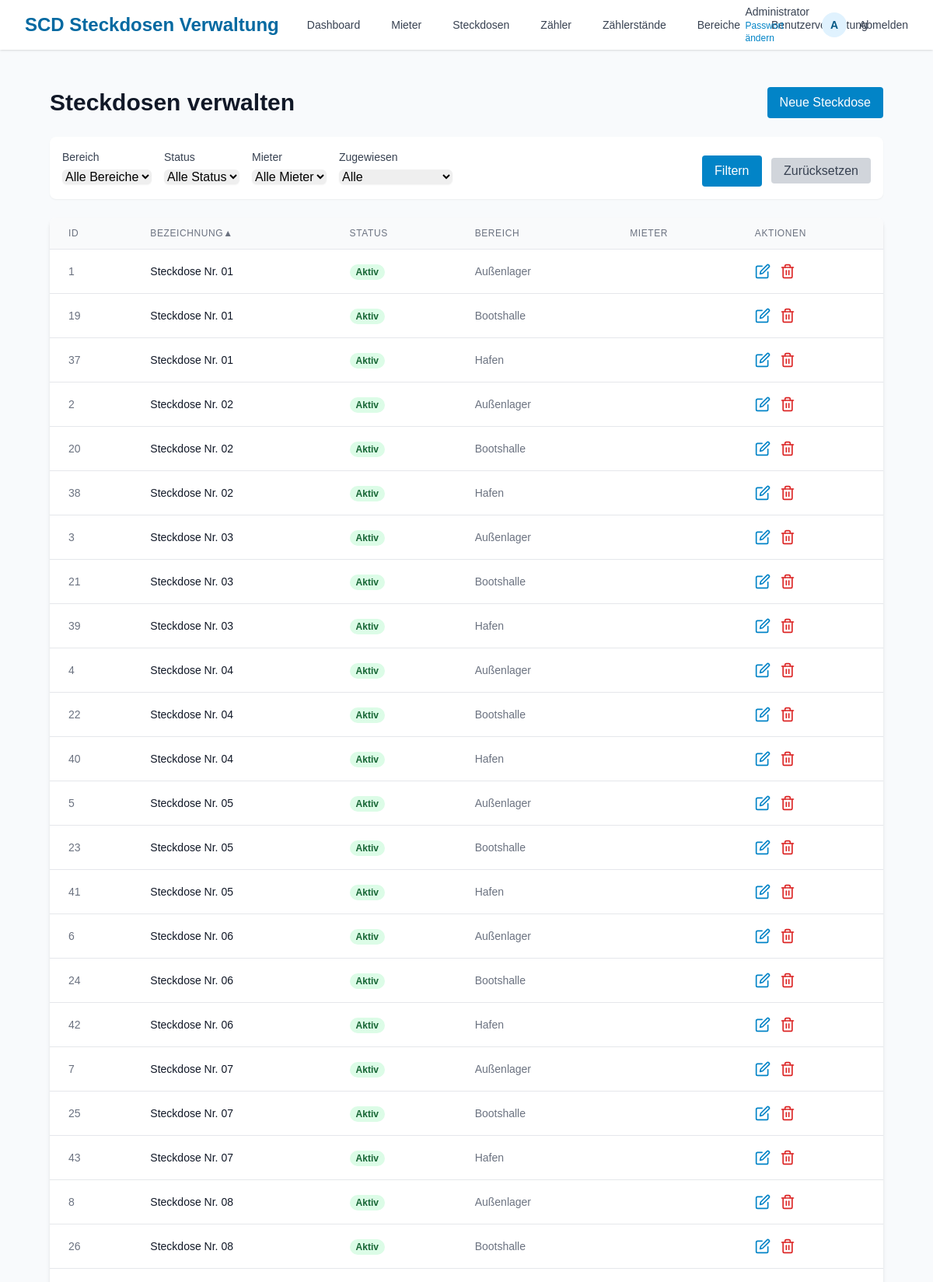
Page /steckdosen.php (signed in, upper part) on the committed database.
### tables this page shows
CREATE TABLE `steckdosen` (
  `id` int(11) NOT NULL,
  `bezeichnung` varchar(100) NOT NULL,
  `status` enum('aktiv','inaktiv','defekt') NOT NULL DEFAULT 'aktiv',
  `bereich_id` int(11) DEFAULT NULL,
  `mieter_id` int(11) DEFAULT NULL,
  `letzte_ablesung` datetime DEFAULT NULL,
  `hinweis` text DEFAULT NULL,
  `erstellt_am` timestamp NULL DEFAULT current_timestamp(),
  `aktualisiert_am` timestamp NULL DEFAULT current_timestamp() ON UPDATE current_timestamp()
);

### includes/db.php (called while the page is built, shortened)
<?php
class Database {
    private $connection;
    private function connect() {
        try {
            $this->connection = new mysqli(DB_SERVER, DB_USERNAME, DB_PASSWORD, DB_NAME, DB_PORT);
            $this->connection->set_charset("utf8mb4");
        } catch (Exception $e) {
            die("Datenbankfehler: " . $e->getMessage());
        }
    }
    public function query($sql, $params = []) {
        try {
            $stmt = $this->connection->prepare($sql);
            $success = $stmt->execute();
            $this->last_stmt = $stmt;
            if (stripos($sql, 'SELECT') === 0) {
                $result = $stmt->get_result();
                return $result;
            } else {
                $stmt->close();
                return true;
            }
        } catch (Exception $e) {
            throw $e;
        }
    }
    public function fetchAll($sql, $params = []) {
        $result = $this->query($sql, $params);
        $data = [];
        while ($row = $result->fetch_assoc()) {
            $data[] = $row;
        }
        return $data;
    }
}
$db = new Database();
?>

### steckdosen.php (the view, shortened to what this page needs)
<?php
require_once 'includes/auth.php';
require_once 'includes/db.php';
$orderBy = $_GET['order_by'] ?? 'bezeichnung';
$orderDir = strtoupper($_GET['order_dir'] ?? 'ASC');
$sql = "SELECT steckdosen.id, steckdosen.bezeichnung, steckdosen.status,
        COALESCE(bereiche.name, 'Nicht zugewiesen') AS bereich_name,
        COALESCE(CONCAT(COALESCE(mieter.vorname, ''), ' ', COALESCE(mieter.name, '')), 'Nicht zugewiesen') AS mieter_name
        FROM steckdosen
        LEFT JOIN bereiche ON steckdosen.bereich_id = bereiche.id
        LEFT JOIN mieter ON steckdosen.mieter_id = mieter.id
        WHERE 1=1";
$params = [];
$sql .= " ORDER BY $orderBy $orderDir";
$steckdosen = $db->fetchAll($sql, $params);
require_once 'includes/header.php';
?>
<div class="py-6">
  <div class="mx-auto max-w-full px-4 sm:px-6 lg:px-8">
    <div class="flex justify-between items-center mb-6">
      <h1 class="text-3xl font-bold text-gray-900">Steckdosen verwalten</h1>
      <a href="steckdosen_form.php" class="bg-marina-600 text-white px-4 py-2 rounded hover:bg-marina-700">
        Neue Steckdose
      </a>
    </div>
    <div class="bg-white p-4 rounded-lg shadow-sm mb-6">
      <form method="GET" action="steckdosen.php" class="flex flex-wrap items-end gap-4">
        <div class="w-full sm:w-auto">
          <label for="bereich" class="block text-sm font-medium text-gray-700 mb-1">Bereich</label>
          <select id="bereich" name="bereich" class="w-full rounded-md border-gray-300 shadow-sm focus:border-marina-500 focus:ring focus:ring-marina-500">
            <option value="">Alle Bereiche</option>
          </select>
        </div>
        <div class="w-full sm:w-auto">
          <label for="status" class="block text-sm font-medium text-gray-700 mb-1">Status</label>
          <select id="status" name="status" class="w-full rounded-md border-gray-300 shadow-sm focus:border-marina-500 focus:ring focus:ring-marina-500">
            <option value="">Alle Status</option>
          </select>
        </div>
        <div class="w-full sm:w-auto">
          <label for="mieter" class="block text-sm font-medium text-gray-700 mb-1">Mieter</label>
          <select id="mieter" name="mieter" class="w-full rounded-md border-gray-300 shadow-sm focus:border-marina-500 focus:ring focus:ring-marina-500">
            <option value="">Alle Mieter</option>
          </select>
        </div>
        <div class="w-full sm:w-auto">
          <label for="zugewiesen" class="block text-sm font-medium text-gray-700 mb-1">Zugewiesen</label>
          <select id="zugewiesen" name="zugewiesen" class="w-full rounded-md border-gray-300 shadow-sm focus:border-marina-500 focus:ring focus:ring-marina-500">
            <option value="">Alle</option>
          </select>
        </div>
        <div class="ml-auto">
          <button type="submit" class="bg-marina-600 text-white px-4 py-2 rounded hover:bg-marina-700">
            Filtern
          </button>
          <a href="steckdosen.php" class="ml-2 bg-gray-300 text-gray-700 px-4 py-2 rounded hover:bg-gray-400">
            Zurücksetzen
          </a>
        </div>
      </form>
    </div>
<div class="mt-6 bg-white shadow-md rounded-lg overflow-hidden">
    <div class="overflow-x-auto">
        <table class="min-w-full divide-y divide-gray-200">
            <thead class="bg-gray-50">
                <tr>
                    <?php
                    function sortLink($label, $column) {
                        global $orderBy, $orderDir, $_GET;
                        $dir = ($orderBy === $column && $orderDir === 'ASC') ? 'DESC' : 'ASC';
                        $query = http_build_query(array_merge($_GET, ['order_by' => $column, 'order_dir' => $dir]));
                        $arrow = ($orderBy === $column) ? ($orderDir === 'ASC' ? '▲' : '▼') : '';
                        return "<a href='?{$query}' class='flex items-center space-x-1'>{$label} <span>{$arrow}</span></a>";
                    }
                    ?>
                    <th class="px-6 py-3 text-left text-xs font-medium text-gray-500 uppercase tracking-wider">
                        <?= sortLink('ID', 'id') ?>
                    </th>
                    <th class="px-6 py-3 text-left text-xs font-medium text-gray-500 uppercase tracking-wider">
                        <?= sortLink('Bezeichnung', 'bezeichnung') ?>
                    </th>
                    <th class="px-6 py-3 text-left text-xs font-medium text-gray-500 uppercase tracking-wider">
                        <?= sortLink('Status', 'status') ?>
                    </th>
                    <th class="px-6 py-3 text-left text-xs font-medium text-gray-500 uppercase tracking-wider">
                        <?= sortLink('Bereich', 'bereich_name') ?>
                    </th>
                    <th class="px-6 py-3 text-left text-xs font-medium text-gray-500 uppercase tracking-wider">
                        <?= sortLink('Mieter', 'mieter_name') ?>
                    </th>
                    <th class="px-6 py-3 text-left text-xs font-medium text-gray-500 uppercase tracking-wider">Aktionen</th>
                </tr>
            </thead>
            <tbody class="bg-white divide-y divide-gray-200">
                <?php if (empty($steckdosen)): ?>
                    <tr>
                        <td colspan="6" class="px-6 py-4 text-center text-sm text-gray-500">
                            Keine Steckdosen gefunden
                        </td>
                    </tr>
                <?php else: ?>
                    <?php foreach ($steckdosen as $s): ?>
                        <tr>
                            <td class="px-6 py-4 whitespace-nowrap text-sm text-gray-500"><?= htmlspecialchars($s['id']) ?></td>
                            <td class="px-6 py-4 whitespace-nowrap text-sm font-medium text-gray-900">
                                <?= htmlspecialchars($s['bezeichnung']) ?>
                            </td>
                            <td class="px-6 py-4 whitespace-nowrap">
                                <?php if ($s['status'] === 'aktiv'): ?>
                                    <span class="px-2 inline-flex text-xs leading-5 font-semibold rounded-full bg-green-100 text-green-800">
                                        Aktiv
                                    </span>
                                <?php elseif ($s['status'] === 'inaktiv'): ?>
                                    <span class="px-2 inline-flex text-xs leading-5 font-semibold rounded-full bg-yellow-100 text-yellow-800">
                                        Inaktiv
                                    </span>
                                <?php else: ?>
                                    <span class="px-2 inline-flex text-xs leading-5 font-semibold rounded-full bg-red-100 text-red-800">
                                        Defekt
                                    </span>
                                <?php endif; ?>
                            </td>
                            <td class="px-6 py-4 whitespace-nowrap text-sm text-gray-500">
                                <?= htmlspecialchars($s['bereich_name']) ?>
                            </td>
                            <td class="px-6 py-4 whitespace-nowrap text-sm text-gray-500">
                            </td>
                            <td class="px-6 py-4 whitespace-nowrap text-sm font-medium">
                                <div class="flex items-center space-x-3">
                                    <a href="steckdosen_form.php?id=<?= $s['id'] ?>" class="text-marina-600 hover:text-marina-900" title="Bearbeiten">
                                    </a>
                                    <a href="#" onclick="confirmDelete(<?= $s['id'] ?>, '<?= htmlspecialchars(addslashes($s['bezeichnung'])) ?>')" class="text-red-600 hover:text-red-900" title="Löschen">
                                    </a>
                                </div>
                            </td>
                        </tr>
                    <?php endforeach; ?>
                <?php endif; ?>
            </tbody>
        </table>
    </div>
</div>
<?php require_once 'includes/footer.php'; ?>

### includes/header.php (style rules this page uses)
body { font-family: 'Arial', sans-serif; background-color: #f8fafc; }

### rows in the picture
steckdosen: id "1", bezeichnung "Steckdose Nr. 01", status "Aktiv", bereich_name "Außenlager"
steckdosen: id "19", bezeichnung "Steckdose Nr. 01", status "Aktiv", bereich_name "Bootshalle"
steckdosen: id "37", bezeichnung "Steckdose Nr. 01", status "Aktiv", bereich_name "Hafen"
steckdosen: id "2", bezeichnung "Steckdose Nr. 02", status "Aktiv", bereich_name "Außenlager"
steckdosen: id "20", bezeichnung "Steckdose Nr. 02", status "Aktiv", bereich_name "Bootshalle"
steckdosen: id "38", bezeichnung "Steckdose Nr. 02", status "Aktiv", bereich_name "Hafen"
steckdosen: id "3", bezeichnung "Steckdose Nr. 03", status "Aktiv", bereich_name "Außenlager"
steckdosen: id "21", bezeichnung "Steckdose Nr. 03", status "Aktiv", bereich_name "Bootshalle"
steckdosen: id "39", bezeichnung "Steckdose Nr. 03", status "Aktiv", bereich_name "Hafen"
steckdosen: id "4", bezeichnung "Steckdose Nr. 04", status "Aktiv", bereich_name "Außenlager"
steckdosen: id "22", bezeichnung "Steckdose Nr. 04", status "Aktiv", bereich_name "Bootshalle"
steckdosen: id "40", bezeichnung "Steckdose Nr. 04", status "Aktiv", bereich_name "Hafen"
steckdosen: id "5", bezeichnung "Steckdose Nr. 05", status "Aktiv", bereich_name "Außenlager"
steckdosen: id "23", bezeichnung "Steckdose Nr. 05", status "Aktiv", bereich_name "Bootshalle"
steckdosen: id "41", bezeichnung "Steckdose Nr. 05", status "Aktiv", bereich_name "Hafen"
steckdosen: id "6", bezeichnung "Steckdose Nr. 06", status "Aktiv", bereich_name "Außenlager"
steckdosen: id "24", bezeichnung "Steckdose Nr. 06", status "Aktiv", bereich_name "Bootshalle"
steckdosen: id "42", bezeichnung "Steckdose Nr. 06", status "Aktiv", bereich_name "Hafen"
steckdosen: id "7", bezeichnung "Steckdose Nr. 07", status "Aktiv", bereich_name "Außenlager"
steckdosen: id "25", bezeichnung "Steckdose Nr. 07", status "Aktiv", bereich_name "Bootshalle"
steckdosen: id "43", bezeichnung "Steckdose Nr. 07", status "Aktiv", bereich_name "Hafen"
steckdosen: id "8", bezeichnung "Steckdose Nr. 08", status "Aktiv", bereich_name "Außenlager"
steckdosen: id "26", bezeichnung "Steckdose Nr. 08", status "Aktiv", bereich_name "Bootshalle"

### other values in the picture
$current_user['name'] "Administrator"
substr(htmlspecialchars($current_user['name']), 0, 1) "A"
$label "ID BEZEICHNUNG STATUS BEREICH MIETER"
$arrow "▲"
